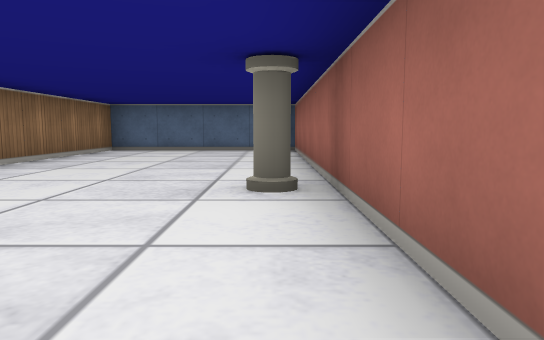
View 1 (above)

17 first-person views from a walk through a cub3D maze. The camera is about half as high as the walls, tilts 6° down and sees 70° across. The floor is counted in squares. Each view is taken from the middle of a square. On the plan, view 1 faces up. The plan holds only what a view shows up to about 9 squares ahead; the rest is blank.

View 2
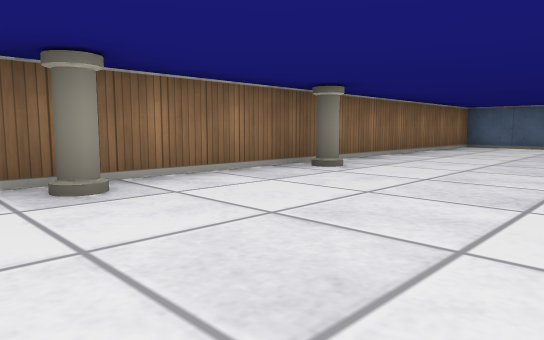

View 3
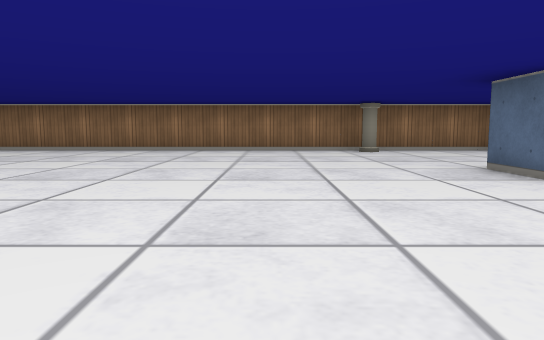

View 4
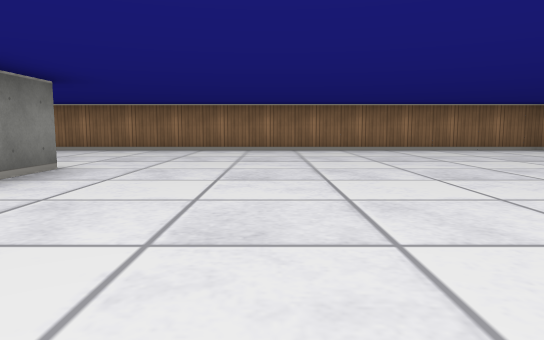

View 5
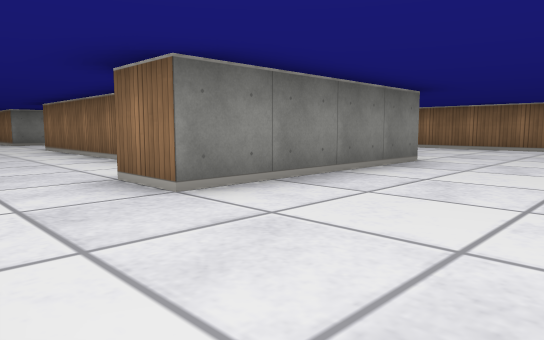

View 6
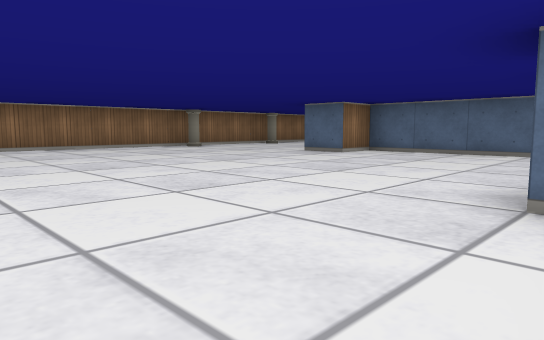

View 7
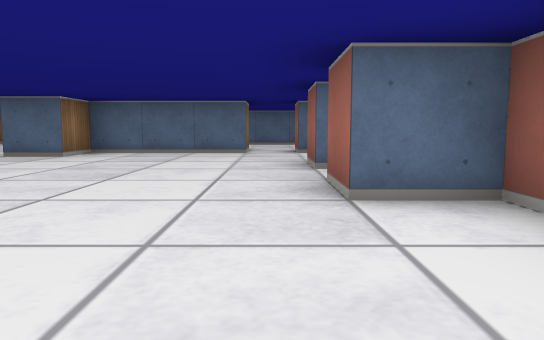

View 8
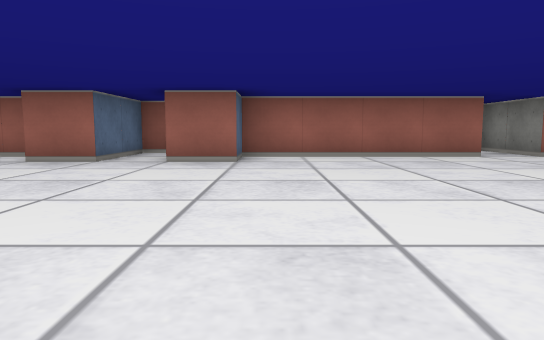

View 9
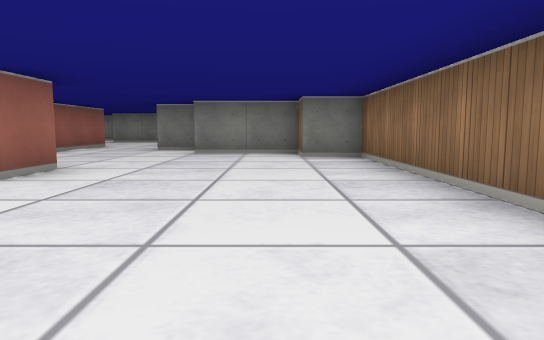

View 10
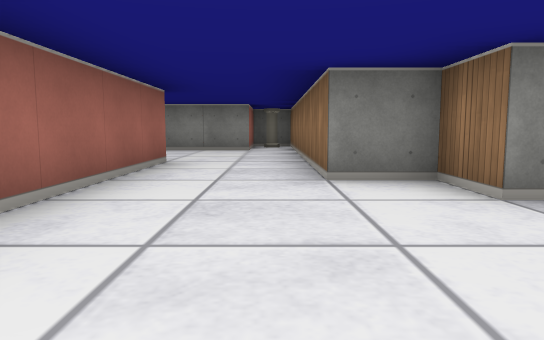

View 11
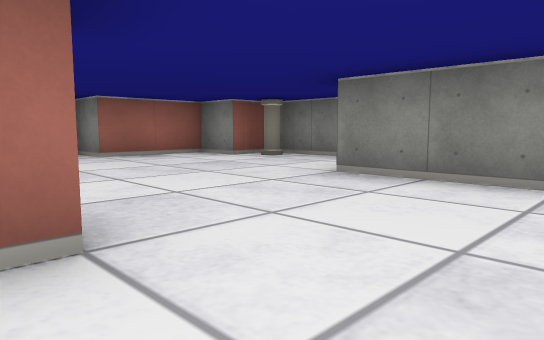

View 12
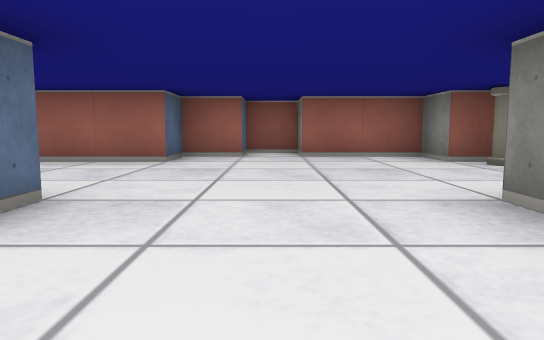

View 13
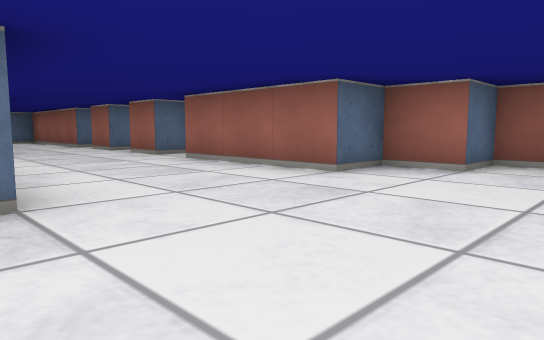

View 14
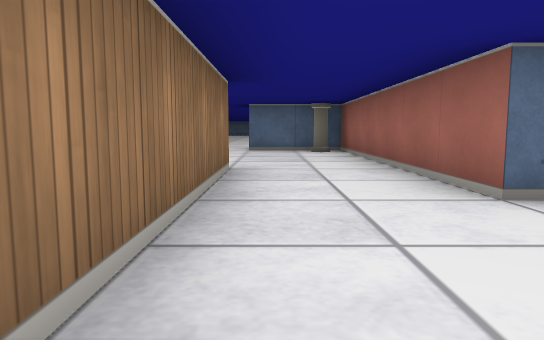

View 15
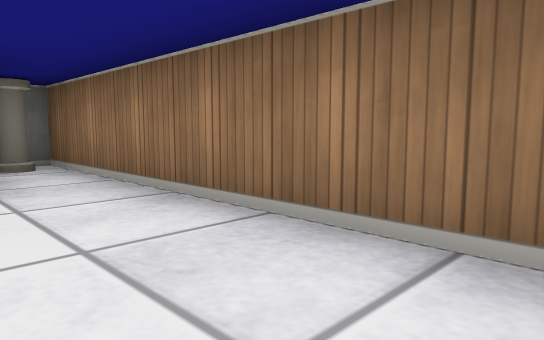

View 16
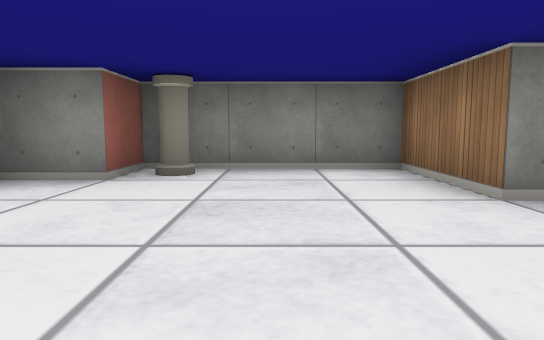

View 17
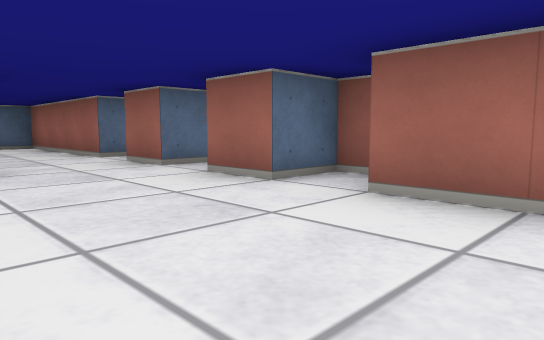

### Floor plan
Points are (right, up) in squares from view 1. A wall is a line through its corners. A room is listed if a view was taken in it or the views show most of it. See-through windows are left out.
Room 1 (views 1, 2, 3, 4, 5, 6, 7, 8, 9, 10)
walls: (0.5, 0.6) (0.5, 8.5) (-3.5, 8.5) (-3.5, -12.5) (-2.5, -12.5) (-2.5, -13.5) (-0.5, -13.5) (-0.5, -14.5) (0.5, -14.5); (4.5, 1.2) (4.5, 0.5) (1.5, 0.5) (1.5, -0.5) (0.5, -0.5); (6.5, -0.9) (6.5, -0.4); (5.5, 0.6) (5.5, 1.5); (7.5, -3) (7.5, -2.5) (5.5, -2.5) (5.5, -1.5); (7, -8.5) (6.5, -8.5) (6.5, -4.5) (5.5, -4.5) (5.5, -3.5); (6.5, -10.5) (6.5, -9.5) (8.4, -9.5); (2.5, -14.5) (2.5, -10.5) (0.5, -10.5) (0.5, -9.5) (4.5, -9.5) (4.5, -10.5)
ways out: opening at (1.5, -14) to room 2; opening at (5.5, -10) to room 2; opening at (5, 1)
objects: pillar (-3, -1); pillar (-3, 2); pillar (0, 3); pillar (2, -11)
Room 2 (views 11, 12, 13, 14, 15, 16, 17)
walls: (3.5, -12.8) (3.5, -16.5) (2.5, -16.5) (2.5, -14.5); (0.5, -14.5) (0.5, -21.5); (7.5, -13) (7.5, -12.5) (6.5, -12.5) (6.5, -11.5); (1.5, -20) (1.5, -19.5) (3.5, -19.5) (3.5, -21.5) (6.5, -21.5) (6.5, -20.5) (7.5, -20.5) (7.5, -18.5) (8.5, -18.5) (8.5, -17.5) (7.5, -17.5) (7.5, -16.5) (6.5, -16.5) (6.5, -13.5); (7.2, -10.5) (6.5, -10.5)
ways out: opening at (1.5, -14) to room 1; opening at (5.5, -10) to room 1
objects: pillar (1, -21); pillar (6, -21)

Positions as (right, up) in squares from view 1, and headings:
1: (0, 0), facing up
2: (0, -2), facing up-left
3: (5, -3), facing left
4: (5, -7), facing left
5: (6, -7), facing down-left
6: (6, -7), facing up-left
7: (5, -7), facing up
8: (0, -5), facing right
9: (-2, -6), facing down
10: (1, -11), facing down
11: (1, -16), facing down-right
12: (1, -18), facing right
13: (3, -19), facing up-right
14: (1, -19), facing up
15: (2, -16), facing down-left
16: (5, -17), facing down
17: (4, -15), facing up-right
